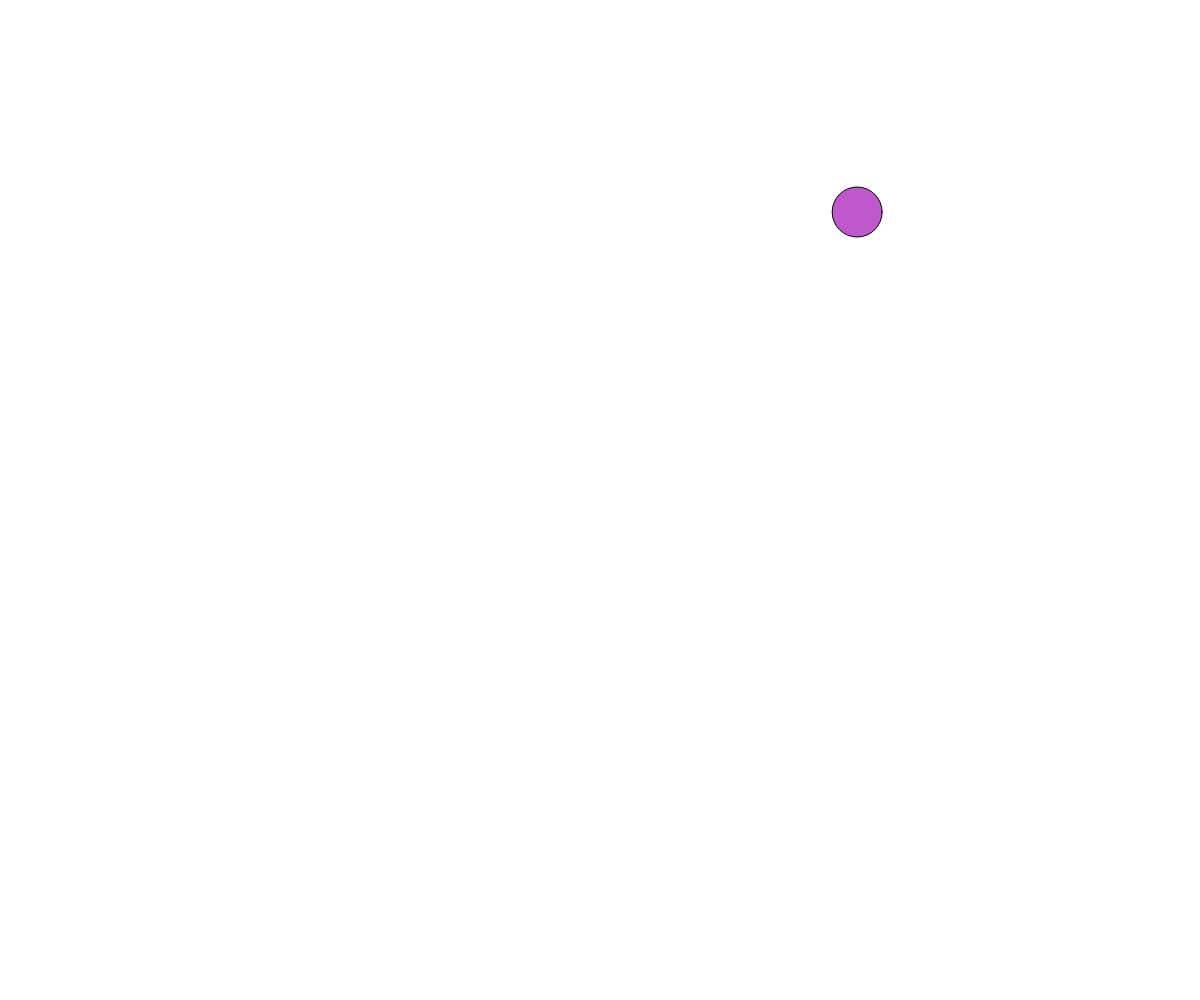
Frame 1 (no input)
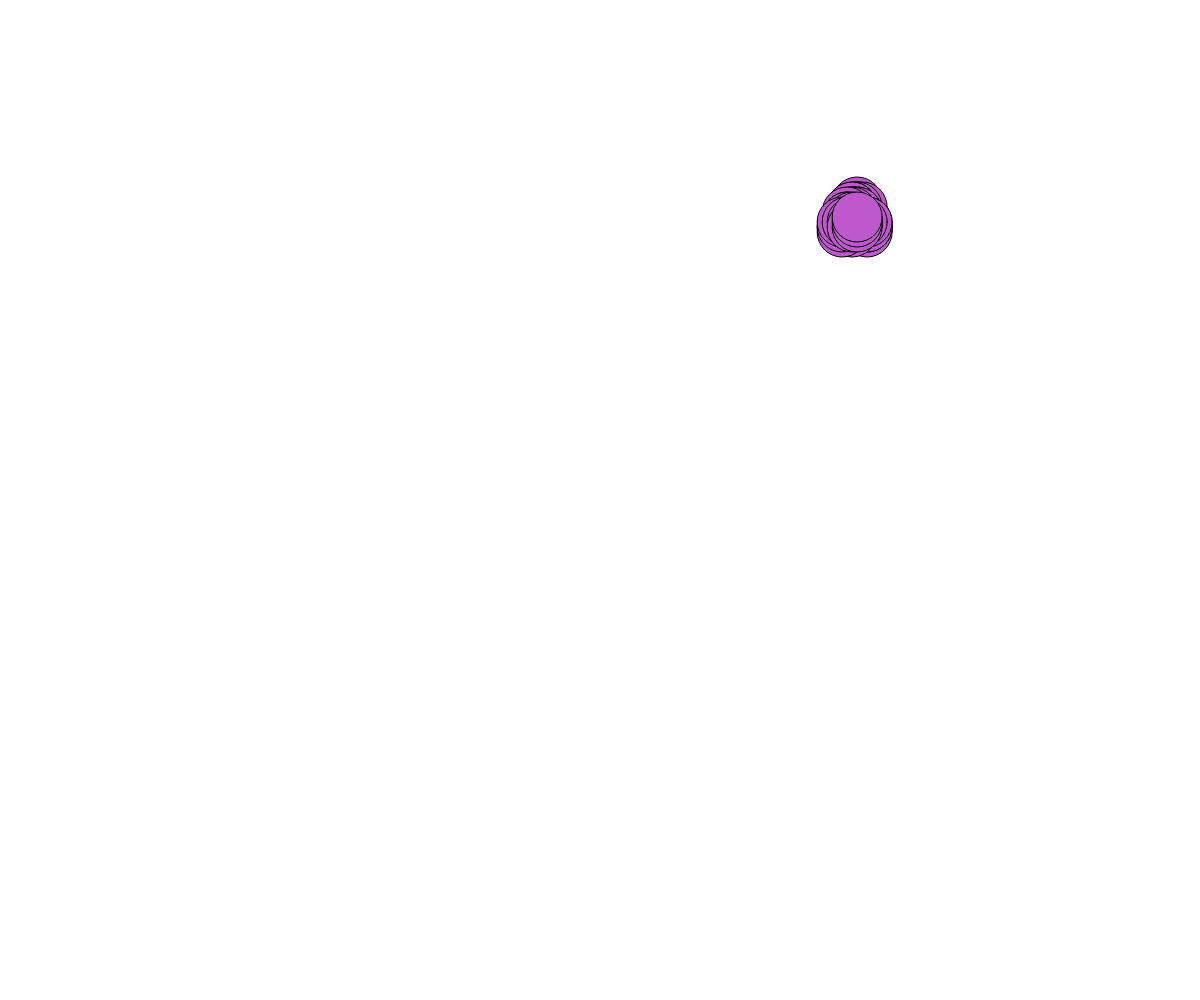
Frame 60 (no input)
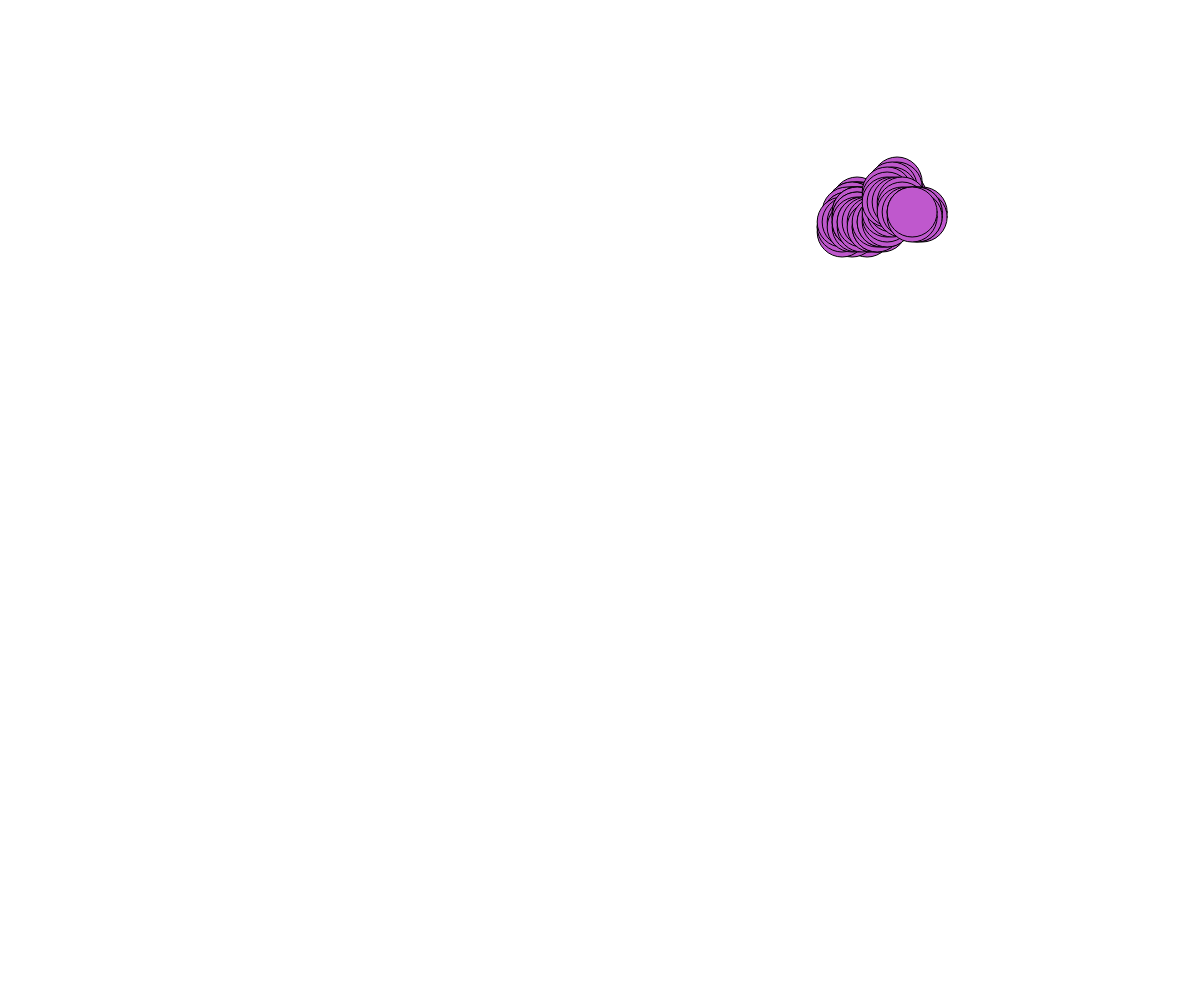
Frame 120 (the mouse pressed at the canvas centre since frame 60)

The p5.js sketch that drew these frames (run headless with seeded random() and noise() and a simulated clock; from frame 60 on, the mouse is pressed at the canvas centre):

// p5.js sketch
// ── sketch.js
// Project Title
// Your Name
// Date
//
// Extra for Experts:
// - describe what you did to take this project "above and beyond"

class Walker {
  constructor(x, y) {
    this.x = x;
    this.y = y;
    this.color = "brown";
    this.speed = 5;
    this. radius = 25;
  }

  display() {
    stroke("black");
    fill(this.color);
    circle(this.x, this.y, this. radius * 2);
  }

  move() {
    let choice = random(100);
    
    if (choice < 25) {
      this.y -= this.speed;
    }
    else if (choice < 50) {
      this.y += this.speed;
    }
    else if (choice < 75) {
      this.x += this.speed;
    }
    else {
      this.x -= this.speed;
    }
  }
}

let walkerArray = [];
function setup() {
  createCanvas(windowWidth, windowHeight);
  spawnWalker();
}

function draw() {
  for (let i=0; i<walkerArray.length; i++) {
    walkerArray[i].move();
    walkerArray[i].display();
  }
}

function spawnWalker() {
  let mike = new Walker(random(0,width), random(0, height));
  let someColor = color(random(255), random(255), random(255));
  mike.color = someColor;
  walkerArray.push(mike);
}

function keyPressed() {
  spawnWalker();
}
